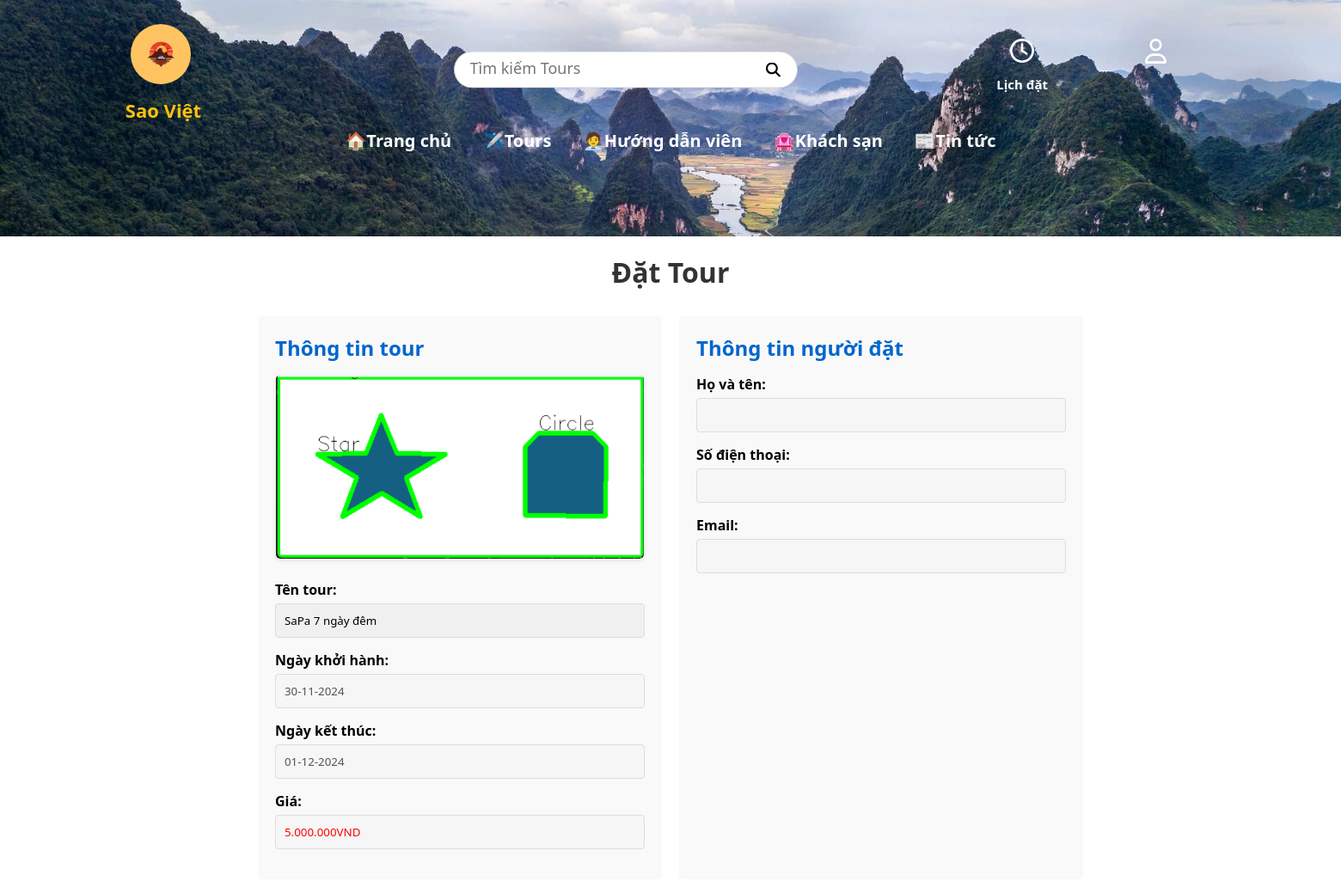
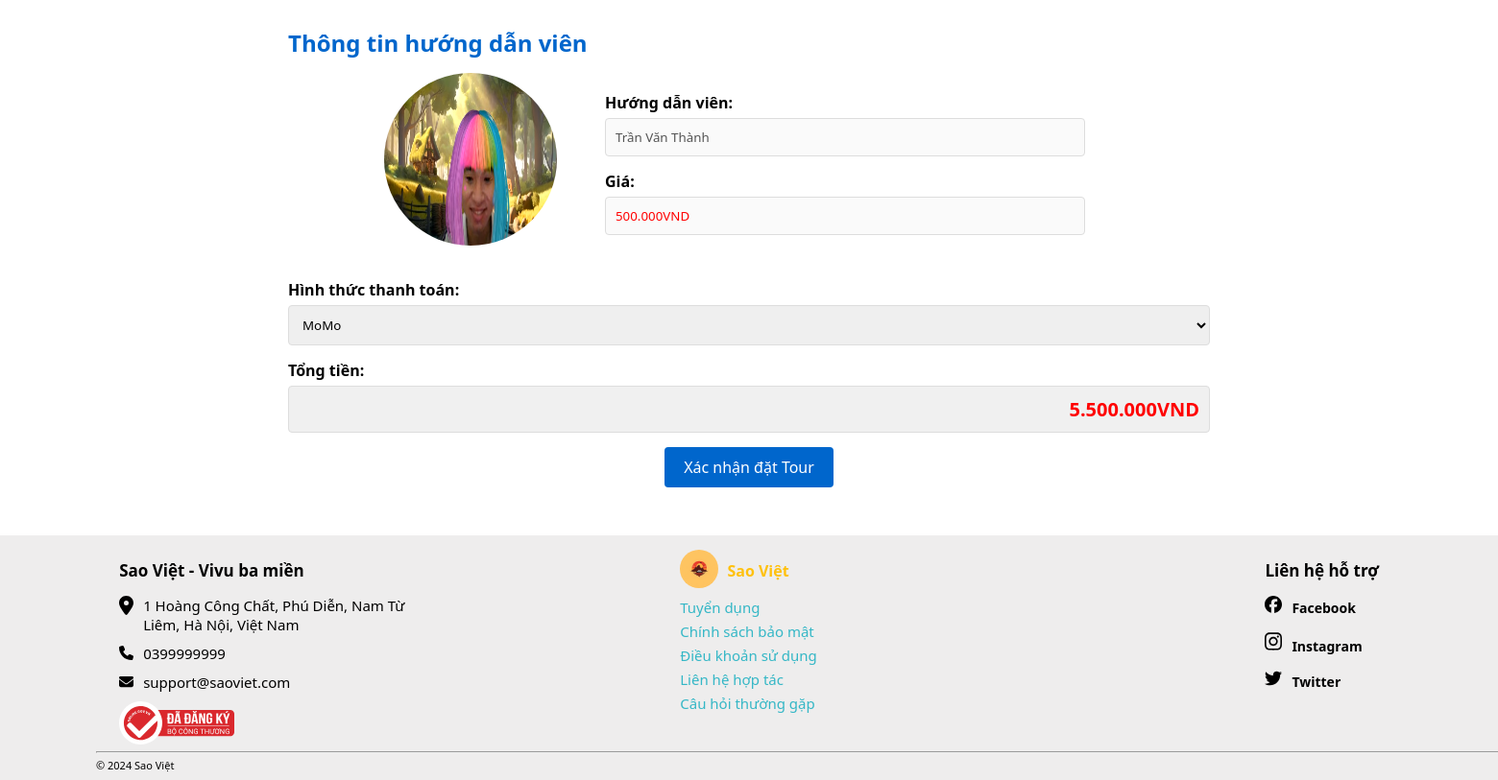
The app's page /index.php?controller=calendarContent&action=index&idTask=46 (signed in) with its own data (2 pictures, top to bottom).
### tables this page shows
CREATE TABLE `phancong` (
  `MaPC` int(11) NOT NULL,
  `MaTour` int(11) DEFAULT NULL,
  `MaHDV` int(11) DEFAULT NULL,
  `NgayKH` date DEFAULT NULL,
  `NgayKT` date DEFAULT NULL,
  `TrangThai` varchar(50) DEFAULT NULL,
  `GiaHDV` varchar(30) DEFAULT NULL
);

CREATE TABLE `tour` (
  `MaTour` int(11) NOT NULL,
  `TenTour` varchar(300) NOT NULL,
  `AnhTour` varchar(100) NOT NULL,
  `MoTa` text NOT NULL,
  `GiaTour` varchar(50) NOT NULL,
  `GioiThieu` text DEFAULT NULL,
  `MaCD` int(5) DEFAULT NULL
);

CREATE TABLE `huongdanvien` (
  `MaHDV` int(11) NOT NULL,
  `TenHDV` varchar(100) NOT NULL,
  `AnhHDV` varchar(100) NOT NULL,
  `GioiTinh` varchar(10) NOT NULL,
  `NgaySinh` date NOT NULL,
  `SDT` int(10) NOT NULL,
  `Email` varchar(50) NOT NULL,
  `MoTa` text NOT NULL,
  `DanhGia` int(5) DEFAULT NULL
);

### Controllers/BaseController.php (called while the page is built, shortened)
<?php
    class BaseController {
        protected function view($viewPath, array $data = []) {
            require(self::VIEW_FORDER_NAME .'/'. str_replace('.', '/', $viewPath).'.php');
        }
    }
?>

### Core/Database.php (called while the page is built, shortened)
<?php
class Database
{
    public function connect()
    {
        $conn = mysqli_connect(self::HOST, self::USER, self::PASS, self::DB_NAME);
        mysqli_set_charset($conn, 'utf8');
        return $conn;
    }
}

### Models/BaseModel.php (called while the page is built, shortened)
<?php
class BaseModel extends Database {
    protected $connect;
    public function __construct() {
        $this->connect = $this->connect();
    }
    public function getOption($table, $select = ['*'], $id, $option) {
        $columns = implode(', ', $select);
        $sql = "SELECT {$columns} FROM {$table} WHERE {$id} = '{$option}'";
        $query = $this->_query($sql);
        $data = [];
        return $data;
    }
    public function getTaskOptions($table, $select = ['*'], $columns = [], $options = []) {
        $column = implode(', ', $select);
        $sql = "SELECT {$column} FROM {$table} WHERE {$columns[0]} = '{$options[0]}' AND {$columns[1]} != '{$options[1]}'";
        $query = $this->_query($sql);
        $data = [];
        while ($row = mysqli_fetch_object($query)) {
            array_push($data, $row);
        }
        return $data;
    }
    private function _query($sql) {
        return mysqli_query($this->connect, $sql);
    }
}

### Models/UserModel.php (called while the page is built, shortened)
<?php
    class UserModel extends BaseModel {
        public function getUser($columns = ['*'], $keys, $data) {
            return $this->getOption(self::TABLE, $columns, $keys, $data);
        }
    }

### Models/taskModel.php (called while the page is built, shortened)
<?php
    class TaskModel extends BaseModel {
        public function getTask($select = ['*'], $columns = [], $options = []) {
            return $this->getTaskOptions(self::GETTABLE,$select, $columns, $options);
        }
    }
?>

### Models/accountModel.php (called while the page is built, shortened)
<?php
    class AccountModel extends BaseModel {
        public function getAccount($columns = ['*'], $keys, $data) {
            return $this->getOption(self::TABLE, $columns, $keys, $data);
        }
    }

### Views/calendarContent/index.php (the view)
<main class="booking-form">
    <h1>Đặt Tour</h1>
    <form action="index.php?controller=calendarContent&action=payment&idUser=<?=$user[0]->MaKH?>&idTask=<?=$task[0]->MaPC?>" method="POST" id="booking-form">
        <div class="form-container">
            <section class="tour-info">
                <h2>Thông tin tour</h2>
                <div class="tour-image">
                    <img src="./Admin/public/img/tour/<?=$task[0]->AnhTour?>" alt="anh" id="tour-image">
                </div>
                <div class="form-group">
                    <label for="tour-name">Tên tour:</label>
                    <input type="text" id="tour-name" name="tour-name" value="<?=$task[0]->TenTour?>" readonly>
                </div>
                <div class="form-group">
                    <label for="start-date">Ngày khởi hành:</label>
                    <input type="text" id="start-date" name="start-date" value="<?=date('d-m-Y', strtotime($task[0]->NgayKH))?>" disabled>
                </div>
                <div class="form-group">
                    <label for="end-date">Ngày kết thúc:</label>
                    <input type="text" id="end-date" name="end-date" value="<?=date('d-m-Y', strtotime($task[0]->NgayKT))?>" disabled>
                </div>
                <div class="form-group">
                    <label for="tour-costs">Giá:</label>
                    <input class= "cost" type="text" id="tour-costs" name="tour-costs" value="<?=$task[0]->GiaTour?>VND" disabled>
                </div>
            </section>
            <section class="customer-info">
                <h2>Thông tin người đặt</h2>
                <div class="form-group">
                    <label for="fullname">Họ và tên:</label>
                    <input type="text" id="fullname" name="fullname" value="<?=$user[0]->TenKH?>" disabled>
                </div>
                <div class="form-group">
                    <label for="phone">Số điện thoại:</label>
                    <input type="text" id="phone" name="phone" value="<?=$account[0]->SDT?>" disabled>
                </div>
                <div class="form-group">
                    <label for="email">Email:</label>
                    <input type="text" id="email" name="email" value="<?=$user[0]->Email?>" disabled>
                </div>
            </section>
        </div>
        <div class="guide-info">
            <h2>Thông tin hướng dẫn viên</h2>
            <div class="guide-image">
                <img src="./Admin/public/img/guide/<?=$task[0]->AnhHDV?>" alt="anh" id="guide-image">
            </div>
            <div class="guide-content">
                <div class="form-group">
                    <label for="guide-name">Hướng dẫn viên:</label>
                    <input type="text" id="guide-name" name="guide-name" value="<?=$task[0]->TenHDV?>" disabled>
                </div>
                <div class="form-group">
                    <label for="guide-costs">Giá:</label>
                    <input class= "cost" type="text" id="guide-costs" name="guide-costs" value="<?=$task[0]->GiaHDV?>VND" disabled>
                </div>
            </div>
        </div>
        <div class="form-group" id="payment-group">
            <label for="total-price">Hình thức thanh toán:</label>
            <select>
                <option>MoMo</option>
            </select>
        </div>
        <div class="form-group" id="total-group">
            <label for="total-price">Tổng tiền:</label>
            <input type="text" id="total-price" name="total-price" readonly>
        </div>
        <div class="form-actions">
            <button type="submit" class="btn-submit" name="payUrl">Xác nhận đặt Tour</button>
        </div>
    </form>
</main>

### public/css/home.css (style rules this page uses)
* { margin: 0; padding: 0; box-sizing: border-box; font-family: "Segoe UI", Roboto, Helvetica, Arial, sans-serif; }
body { z-index: -1; overflow-x: hidden; }

### public/css/calendarContent.css (style rules this page uses)
.booking-form { width: 1000px; margin: 0 auto; padding: 20px; }
.booking-form h1 { text-align: center; color: #333; margin-bottom: 30px; }
.form-container { display: flex; gap: 20px; margin-bottom: 30px; }
.tour-image { margin-bottom: 20px; text-align: center; }
.tour-image img { width: 428px; height: 214px; border-radius: 5px; box-shadow: 0 2px 5px rgba(0,0,0,0.1); }
.tour-info, .customer-info { flex: 1; background-color: #f9f9f9; padding: 20px; border-radius: 5px; }
.booking-form h2 { color: #0066cc; margin-bottom: 15px; }
.form-group { margin-bottom: 15px; }
.form-group label { display: block; margin-bottom: 5px; font-weight: bold; }
.form-group input, .form-group select, .form-group textarea { width: 100%; padding: 10px; border: 1px solid #ddd; border-radius: 4px; }
.form-group input[readonly] { background-color: #f0f0f0; }
.btn-submit { background-color: #0066cc; color: white; padding: 10px 20px; border: none; border-radius: 4px; cursor: pointer; font-size: 16px; display: block; margin: 0 auto; }
.guide-info img { width: 180px; height: 180px; border-radius: 50%; }
.guide-info .guide-image { float: left; margin-left: 100px; }
.guide-info .guide-content { float: left; margin-left: 50px; width: 500px; margin-top: 20px; }
.guide-info { margin-bottom: 230px; }
#total-group { clear: both; }
.cost { color: red; }
#total-group input { color: red; font-size: 20px; font-weight: bold; text-align: right; }

### records on screen
phancong: MaTour.AnhTour (picture), tour-name "SaPa 7 ngày đêm", start-date "30-11-2024", end-date "01-12-2024", tour-costs "5.000.000VND", MaHDV.AnhHDV (picture), guide-name "Trần Văn Thành", guide-costs "500.000VND"
